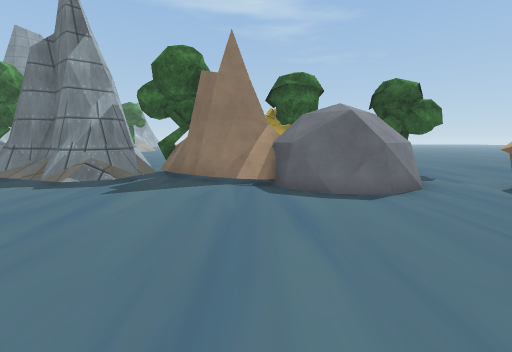
view 1 (above)

16 first-person views from a walk through a 3-D level made in the Unity game engine. The camera is 1.3 m above the floor, tilts 8° down and sees 90° across. The floor is counted in squares, 1 m on a side. Each view is taken from the middle of a square. On the plan, view 1 faces up. The plan holds only what a view shows up to about 13 squares ahead; the rest is blank. The place goes on beyond the plan. Some animated figures are not drawn. Some surface patterns are stand-ins.

view 2
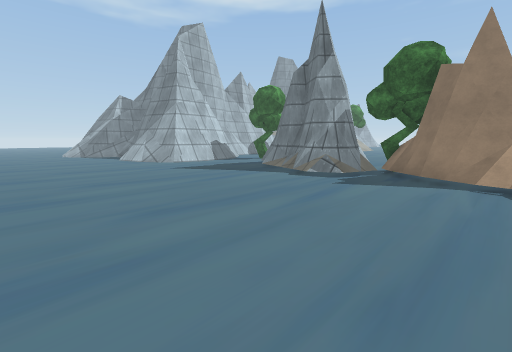

view 3
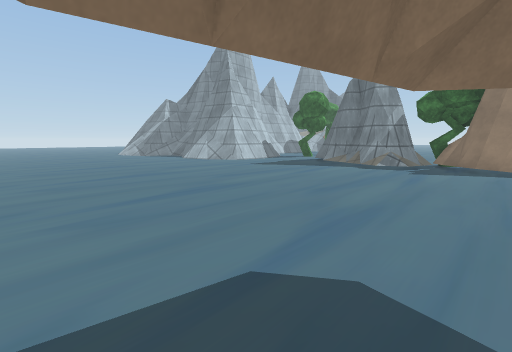

view 4
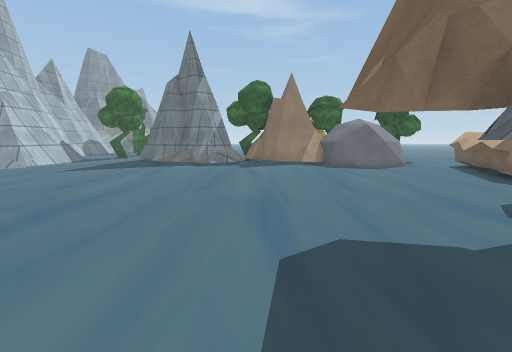

view 5
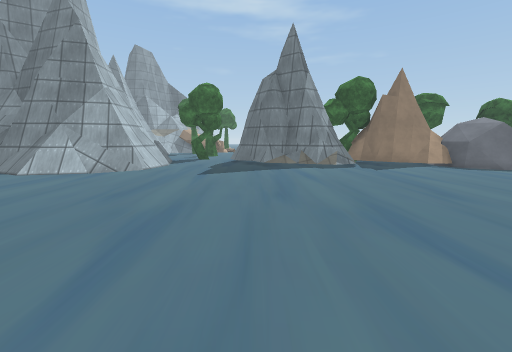

view 6
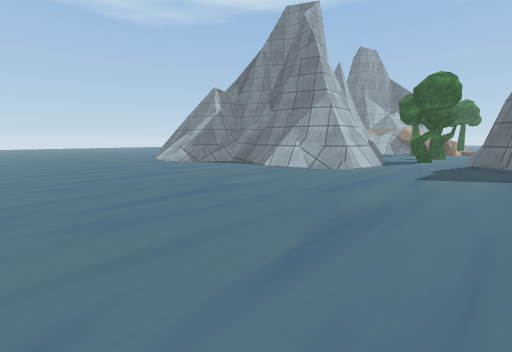

view 7
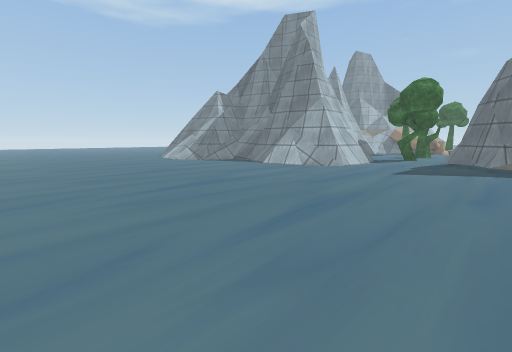

view 8
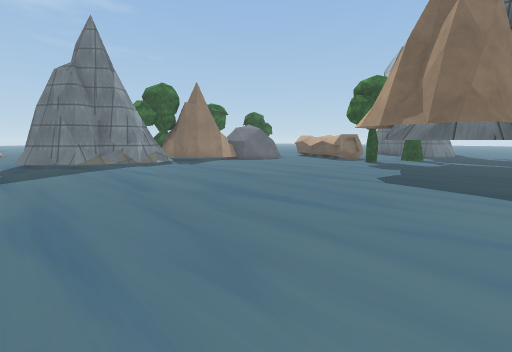

view 9
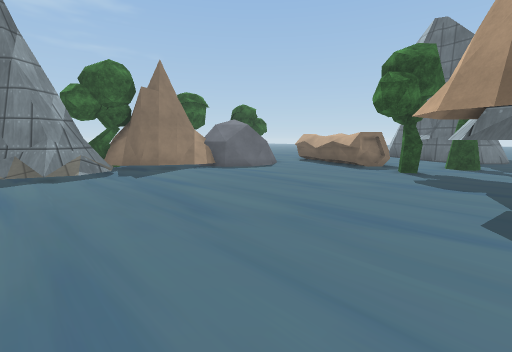

view 10
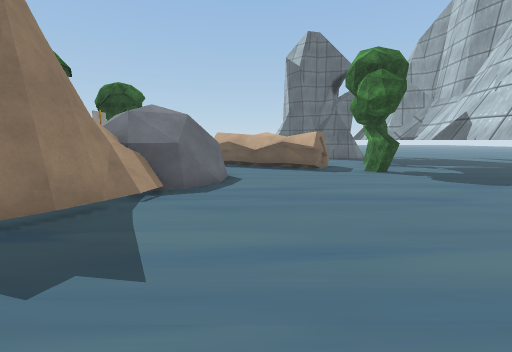

view 11
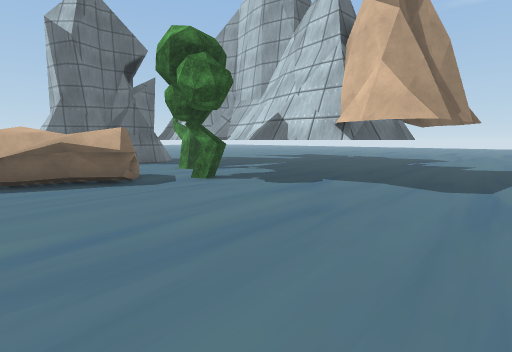

view 12
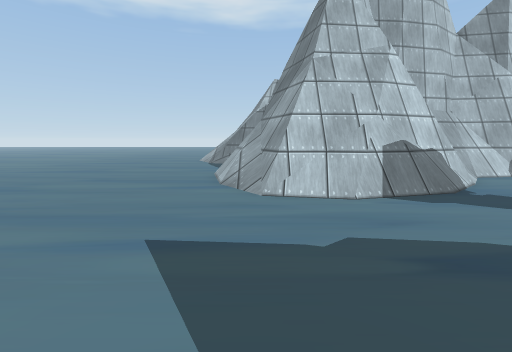

view 13
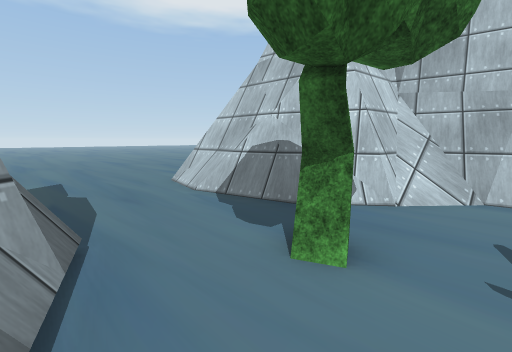

view 14
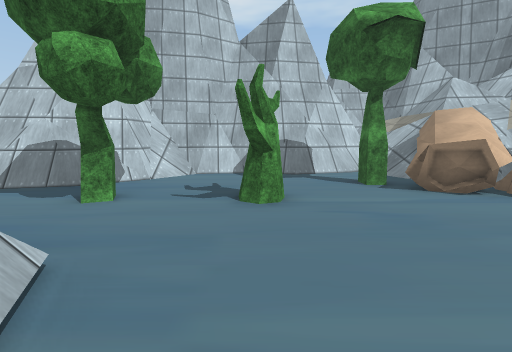

view 15
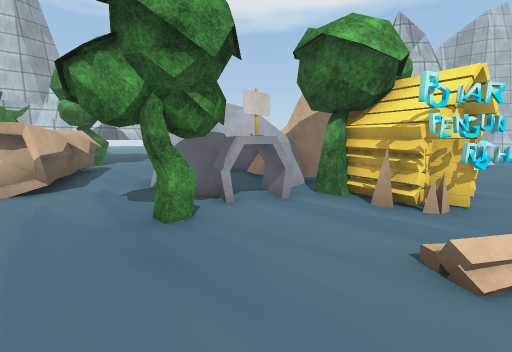

view 16
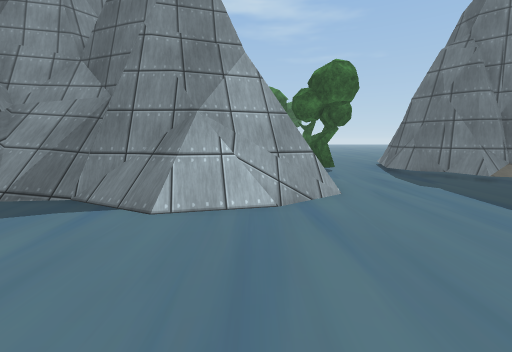

### Floor plan
Key: @ floor where view 1 was taken; # wall or solid block; . floor; / step, stairs or slope; = window, fence, low wall or low ledge; ^ raised ledge; v drop or lower ground; T tree; C cabin; S spikes; O other object.
Columns run from 20 left of view 1 to 12 right of it. Each row starts with its distance up from view 1.
 28 ^^
 27 #=/
 26 #==/
 25  ==/
 24 #^=/O#
 23 =///OO O
 22  ///OOOO
 21  v=//OOO.
 20 ###..TTO...
 19  ##=.T......
 18   #=.........
 17   #=.........
 16   #   .TT.....
 15   #=.................CO.//. .
 14  ##=.......## ......CCCCS...
 13  ##O...TT.=#        COCS.........
 12  ^==#=.T..##   =     CT..........
 11  ^^^##....#    #TTO OOOOOTTT....
 10     ##=...##   #TT###OOOO......
  9 ^    #=....#####=OO#OOO.OO....
  8 #   ^#=....///##=.OOOOOOOO...
  7 #^#^##=.......=/.....OOOO..OO
  6 ####===...............OO...O
  5 .=###.....................OOO
  4 ..........................OO
  3 .........................OOO
  2 .........................OOO
  1 .............................
  0 ....................@...TT....
 -1 ...........................TT.
 -2 .....................#####.T#
 -3 ....................##   ####
 -4 ....................#
 -5 ....................#
 -6 ....................#

Where each view was taken, in squares from view 1:
view 1: 0 up, 0 right, facing up
view 2: 1 down, 0 right, facing up-left
view 3: 5 down, 1 left, facing up-left
view 4: 6 down, 3 left, facing up
view 5: 5 down, 9 left, facing up
view 6: 5 down, 9 left, facing up-left
view 7: 6 down, 8 left, facing up-left
view 8: 6 down, 11 left, facing up-right
view 9: 3 down, 7 left, facing up-right
view 10: 5 up, 6 left, facing right
view 11: 5 up, 3 left, facing down-right
view 12: 6 up, 8 left, facing left
view 13: 14 up, 10 left, facing down-left
view 14: 16 up, 7 left, facing left
view 15: 15 up, 8 right, facing down-left
view 16: 0 up, 16 left, facing up
